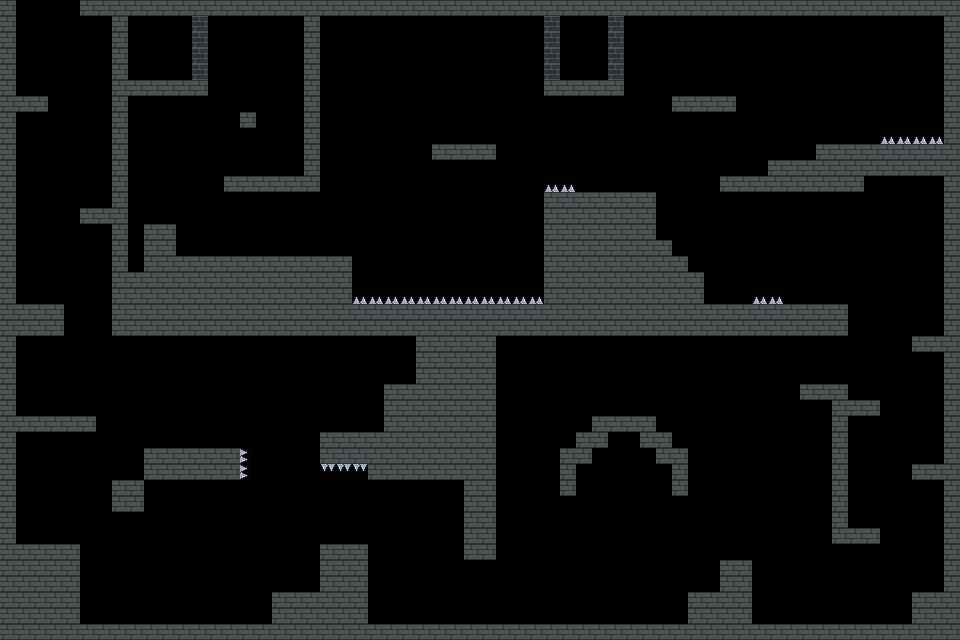

Tiled map render using the project's own tile images. Description and the whole map definition, tile-layer contents included, below:
An orthogonal 60x40 tile map with 16x16 px tiles, 1 tile layer (walls).

<map version="1.10" tiledversion="1.10.2" orientation="orthogonal" renderorder="right-down" width="60" height="40" tilewidth="16" tileheight="16" infinite="0" nextlayerid="3" nextobjectid="1">
 <tileset firstgid="1" source="tileset.tsx" />
 <layer id="1" name="walls" width="60" height="40">
  <data encoding="csv">
1,0,0,0,0,1,1,1,1,1,1,1,1,1,1,1,1,1,1,1,1,1,1,1,1,1,1,1,1,1,1,1,1,1,1,1,1,1,1,1,1,1,1,1,1,1,1,1,1,1,1,1,1,1,1,1,1,1,1,1,
1,0,0,0,0,0,0,1,0,0,0,0,6,0,0,0,0,0,0,1,0,0,0,0,0,0,0,0,0,0,0,0,0,0,6,0,0,0,6,0,0,0,0,0,0,0,0,0,0,0,0,0,0,0,0,0,0,0,0,1,
1,0,0,0,0,0,0,1,0,0,0,0,6,0,0,0,0,0,0,1,0,0,0,0,0,0,0,0,0,0,0,0,0,0,6,0,0,0,6,0,0,0,0,0,0,0,0,0,0,0,0,0,0,0,0,0,0,0,0,1,
1,0,0,0,0,0,0,1,0,0,0,0,6,0,0,0,0,0,0,1,0,0,0,0,0,0,0,0,0,0,0,0,0,0,6,0,0,0,6,0,0,0,0,0,0,0,0,0,0,0,0,0,0,0,0,0,0,0,0,1,
1,0,0,0,0,0,0,1,0,0,0,0,6,0,0,0,0,0,0,1,0,0,0,0,0,0,0,0,0,0,0,0,0,0,6,0,0,0,6,0,0,0,0,0,0,0,0,0,0,0,0,0,0,0,0,0,0,0,0,1,
1,0,0,0,0,0,0,1,1,1,1,1,1,0,0,0,0,0,0,1,0,0,0,0,0,0,0,0,0,0,0,0,0,0,1,1,1,1,1,0,0,0,0,0,0,0,0,0,0,0,0,0,0,0,0,0,0,0,0,1,
1,1,1,0,0,0,0,1,0,0,0,0,0,0,0,0,0,0,0,1,0,0,0,0,0,0,0,0,0,0,0,0,0,0,0,0,0,0,0,0,0,0,1,1,1,1,0,0,0,0,0,0,0,0,0,0,0,0,0,1,
1,0,0,0,0,0,0,1,0,0,0,0,0,0,0,1,0,0,0,1,0,0,0,0,0,0,0,0,0,0,0,0,0,0,0,0,0,0,0,0,0,0,0,0,0,0,0,0,0,0,0,0,0,0,0,0,0,0,0,1,
1,0,0,0,0,0,0,1,0,0,0,0,0,0,0,0,0,0,0,1,0,0,0,0,0,0,0,0,0,0,0,0,0,0,0,0,0,0,0,0,0,0,0,0,0,0,0,0,0,0,0,0,0,0,0,2,2,2,2,1,
1,0,0,0,0,0,0,1,0,0,0,0,0,0,0,0,0,0,0,1,0,0,0,0,0,0,0,1,1,1,1,0,0,0,0,0,0,0,0,0,0,0,0,0,0,0,0,0,0,0,0,1,1,1,1,1,1,1,1,1,
1,0,0,0,0,0,0,1,0,0,0,0,0,0,0,0,0,0,0,1,0,0,0,0,0,0,0,0,0,0,0,0,0,0,0,0,0,0,0,0,0,0,0,0,0,0,0,0,1,1,1,1,1,1,1,1,1,1,1,1,
1,0,0,0,0,0,0,1,0,0,0,0,0,0,1,1,1,1,1,1,0,0,0,0,0,0,0,0,0,0,0,0,0,0,2,2,0,0,0,0,0,0,0,0,0,1,1,1,1,1,1,1,1,1,0,0,0,0,0,1,
1,0,0,0,0,0,0,1,0,0,0,0,0,0,0,0,0,0,0,0,0,0,0,0,0,0,0,0,0,0,0,0,0,0,1,1,1,1,1,1,1,0,0,0,0,0,0,0,0,0,0,0,0,0,0,0,0,0,0,1,
1,0,0,0,0,1,1,1,0,0,0,0,0,0,0,0,0,0,0,0,0,0,0,0,0,0,0,0,0,0,0,0,0,0,1,1,1,1,1,1,1,0,0,0,0,0,0,0,0,0,0,0,0,0,0,0,0,0,0,1,
1,0,0,0,0,0,0,1,0,1,1,0,0,0,0,0,0,0,0,0,0,0,0,0,0,0,0,0,0,0,0,0,0,0,1,1,1,1,1,1,1,0,0,0,0,0,0,0,0,0,0,0,0,0,0,0,0,0,0,1,
1,0,0,0,0,0,0,1,0,1,1,0,0,0,0,0,0,0,0,0,0,0,0,0,0,0,0,0,0,0,0,0,0,0,1,1,1,1,1,1,1,1,0,0,0,0,0,0,0,0,0,0,0,0,0,0,0,0,0,1,
1,0,0,0,0,0,0,1,0,1,1,1,1,1,1,1,1,1,1,1,1,1,0,0,0,0,0,0,0,0,0,0,0,0,1,1,1,1,1,1,1,1,1,0,0,0,0,0,0,0,0,0,0,0,0,0,0,0,0,1,
1,0,0,0,0,0,0,1,1,1,1,1,1,1,1,1,1,1,1,1,1,1,0,0,0,0,0,0,0,0,0,0,0,0,1,1,1,1,1,1,1,1,1,1,0,0,0,0,0,0,0,0,0,0,0,0,0,0,0,1,
1,0,0,0,0,0,0,1,1,1,1,1,1,1,1,1,1,1,1,1,1,1,2,2,2,2,2,2,2,2,2,2,2,2,1,1,1,1,1,1,1,1,1,1,0,0,0,2,2,0,0,0,0,0,0,0,0,0,0,1,
1,1,1,1,0,0,0,1,1,1,1,1,1,1,1,1,1,1,1,1,1,1,1,1,1,1,1,1,1,1,1,1,1,1,1,1,1,1,1,1,1,1,1,1,1,1,1,1,1,1,1,1,1,0,0,0,0,0,0,1,
1,1,1,1,0,0,0,1,1,1,1,1,1,1,1,1,1,1,1,1,1,1,1,1,1,1,1,1,1,1,1,1,1,1,1,1,1,1,1,1,1,1,1,1,1,1,1,1,1,1,1,1,1,0,0,0,0,0,0,1,
1,0,0,0,0,0,0,0,0,0,0,0,0,0,0,0,0,0,0,0,0,0,0,0,0,0,1,1,1,1,1,0,0,0,0,0,0,0,0,0,0,0,0,0,0,0,0,0,0,0,0,0,0,0,0,0,0,1,1,1,
1,0,0,0,0,0,0,0,0,0,0,0,0,0,0,0,0,0,0,0,0,0,0,0,0,0,1,1,1,1,1,0,0,0,0,0,0,0,0,0,0,0,0,0,0,0,0,0,0,0,0,0,0,0,0,0,0,0,0,1,
1,0,0,0,0,0,0,0,0,0,0,0,0,0,0,0,0,0,0,0,0,0,0,0,0,0,1,1,1,1,1,0,0,0,0,0,0,0,0,0,0,0,0,0,0,0,0,0,0,0,0,0,0,0,0,0,0,0,0,1,
1,0,0,0,0,0,0,0,0,0,0,0,0,0,0,0,0,0,0,0,0,0,0,0,1,1,1,1,1,1,1,0,0,0,0,0,0,0,0,0,0,0,0,0,0,0,0,0,0,0,1,1,1,0,0,0,0,0,0,1,
1,0,0,0,0,0,0,0,0,0,0,0,0,0,0,0,0,0,0,0,0,0,0,0,1,1,1,1,1,1,1,0,0,0,0,0,0,0,0,0,0,0,0,0,0,0,0,0,0,0,0,0,1,1,1,0,0,0,0,1,
1,1,1,1,1,1,0,0,0,0,0,0,0,0,0,0,0,0,0,0,0,0,0,0,1,1,1,1,1,1,1,0,0,0,0,0,0,1,1,1,1,0,0,0,0,0,0,0,0,0,0,0,1,0,0,0,0,0,0,1,
1,0,0,0,0,0,0,0,0,0,0,0,0,0,0,0,0,0,0,0,1,1,1,1,1,1,1,1,1,1,1,0,0,0,0,0,1,1,0,0,1,1,0,0,0,0,0,0,0,0,0,0,1,0,0,0,0,0,0,1,
1,0,0,0,0,0,0,0,0,1,1,1,1,1,1,5,0,0,0,0,1,1,1,1,1,1,1,1,1,1,1,0,0,0,0,1,1,0,0,0,0,1,1,0,0,0,0,0,0,0,0,0,1,0,0,0,0,0,0,1,
1,0,0,0,0,0,0,0,0,1,1,1,1,1,1,5,0,0,0,0,3,3,3,1,1,1,1,1,1,1,1,0,0,0,0,1,0,0,0,0,0,0,1,0,0,0,0,0,0,0,0,0,1,0,0,0,0,1,1,1,
1,0,0,0,0,0,0,1,1,0,0,0,0,0,0,0,0,0,0,0,0,0,0,0,0,0,0,0,0,1,1,0,0,0,0,1,0,0,0,0,0,0,1,0,0,0,0,0,0,0,0,0,1,0,0,0,0,0,0,1,
1,0,0,0,0,0,0,1,1,0,0,0,0,0,0,0,0,0,0,0,0,0,0,0,0,0,0,0,0,1,1,0,0,0,0,0,0,0,0,0,0,0,0,0,0,0,0,0,0,0,0,0,1,0,0,0,0,0,0,1,
1,0,0,0,0,0,0,0,0,0,0,0,0,0,0,0,0,0,0,0,0,0,0,0,0,0,0,0,0,1,1,0,0,0,0,0,0,0,0,0,0,0,0,0,0,0,0,0,0,0,0,0,1,0,0,0,0,0,0,1,
1,0,0,0,0,0,0,0,0,0,0,0,0,0,0,0,0,0,0,0,0,0,0,0,0,0,0,0,0,1,1,0,0,0,0,0,0,0,0,0,0,0,0,0,0,0,0,0,0,0,0,0,1,1,1,0,0,0,0,1,
1,1,1,1,1,0,0,0,0,0,0,0,0,0,0,0,0,0,0,0,1,1,1,0,0,0,0,0,0,1,1,0,0,0,0,0,0,0,0,0,0,0,0,0,0,0,0,0,0,0,0,0,0,0,0,0,0,0,0,1,
1,1,1,1,1,0,0,0,0,0,0,0,0,0,0,0,0,0,0,0,1,1,1,0,0,0,0,0,0,0,0,0,0,0,0,0,0,0,0,0,0,0,0,0,0,1,1,0,0,0,0,0,0,0,0,0,0,0,0,1,
1,1,1,1,1,0,0,0,0,0,0,0,0,0,0,0,0,0,0,0,1,1,1,0,0,0,0,0,0,0,0,0,0,0,0,0,0,0,0,0,0,0,0,0,0,1,1,0,0,0,0,0,0,0,0,0,0,0,0,1,
1,1,1,1,1,0,0,0,0,0,0,0,0,0,0,0,0,1,1,1,1,1,1,0,0,0,0,0,0,0,0,0,0,0,0,0,0,0,0,0,0,0,0,1,1,1,1,0,0,0,0,0,0,0,0,0,0,1,1,1,
1,1,1,1,1,0,0,0,0,0,0,0,0,0,0,0,0,1,1,1,1,1,1,0,0,0,0,0,0,0,0,0,0,0,0,0,0,0,0,0,0,0,0,1,1,1,1,0,0,0,0,0,0,0,0,0,0,1,1,1,
1,1,1,1,1,1,1,1,1,1,1,1,1,1,1,1,1,1,1,1,1,1,1,1,1,1,1,1,1,1,1,1,1,1,1,1,1,1,1,1,1,1,1,1,1,1,1,1,1,1,1,1,1,1,1,1,1,1,1,1
</data>
 </layer>
</map>
